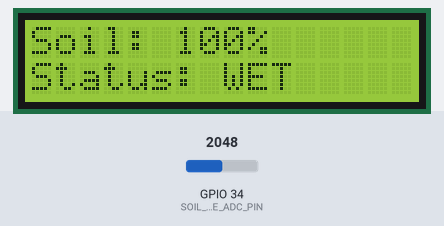
Recording of a sketch running on a simulated ESP32. On the bench: 16×2 character LCD. The inputs (shaded band) are chosen by the test bench; at power-on: GPIO 34 (SOIL_MOISTURE_ADC_PIN) = 2048 (analog values on the 0–4095 scale). What the sketch prints to the serial monitor is not drawn.

Above: at 3.3 s.
3.4 s: GPIO 34 (SOIL_MOISTURE_ADC_PIN) set to 2659
At 4.9 s:
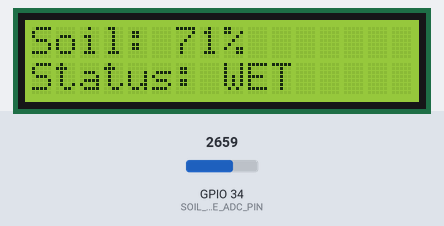
5.8 s: GPIO 34 (SOIL_MOISTURE_ADC_PIN) set to 2754
At 7.7 s:
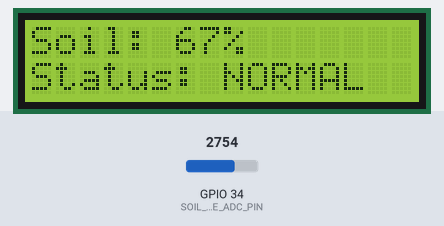
8.0 s: GPIO 34 (SOIL_MOISTURE_ADC_PIN) set to 3462
At 9.2 s:
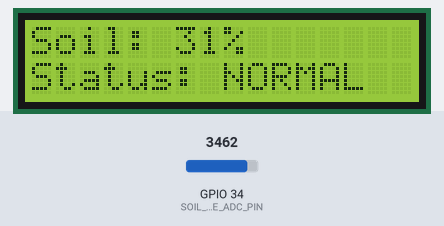
10.1 s: GPIO 34 (SOIL_MOISTURE_ADC_PIN) set to 3529
At 12.0 s:
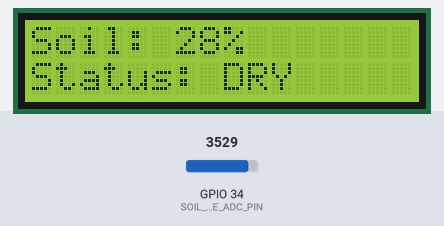
12.3 s: GPIO 34 (SOIL_MOISTURE_ADC_PIN) set to 2047
At 13.5 s:
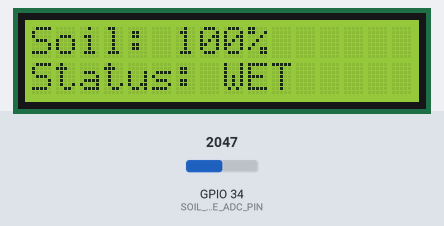
Timing chart, 0 to 15.3 s (numbered marks = the images above; inputs shaded):
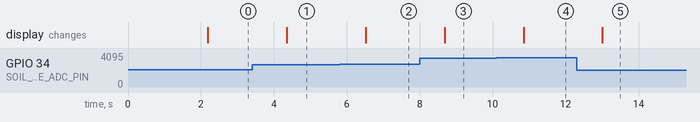

The sketch:

hardware_test.ino
```cpp
#include <LiquidCrystal_I2C.h>
#include <math.h>
#include <Wire.h>

constexpr int SOIL_MOISTURE_ADC_PIN = 34;
constexpr int DRY_ADC_VALUE = 4095;
constexpr int WET_ADC_VALUE = 2082;
constexpr int SAMPLE_COUNT = 10;
constexpr uint8_t LCD_I2C_ADDRESS = 0x27;

LiquidCrystal_I2C lcd(LCD_I2C_ADDRESS, 16, 2);
bool lcdDetected = false;

int readSoilRaw() {
  uint32_t total = 0;
  for (int sample = 0; sample < SAMPLE_COUNT; ++sample) {
    total += analogRead(SOIL_MOISTURE_ADC_PIN);
    delay(5);
  }
  return static_cast<int>(total / SAMPLE_COUNT);
}

float calibratedSoilPercent(int rawValue) {
  const float percent =
      (static_cast<float>(DRY_ADC_VALUE - rawValue) * 100.0f) /
      static_cast<float>(DRY_ADC_VALUE - WET_ADC_VALUE);
  return constrain(percent, 0.0f, 100.0f);
}

const char* soilStatus(float moisturePercent) {
  if (moisturePercent < 30.0f) return "DRY";
  if (moisturePercent < 70.0f) return "NORMAL";
  return "WET";
}

void writeLcdLine(uint8_t row, const String& text) {
  lcd.setCursor(0, row);
  lcd.print(text.substring(0, 16));
  for (size_t column = text.length(); column < 16; ++column) {
    lcd.print(' ');
  }
}

void setup() {
  Serial.begin(115200);
  analogReadResolution(12);
  analogSetPinAttenuation(SOIL_MOISTURE_ADC_PIN, ADC_11db);

  Wire.begin(21, 22);
  Serial.println("I2C scan starting");
  for (uint8_t address = 1; address < 127; ++address) {
    Wire.beginTransmission(address);
    const uint8_t error = Wire.endTransmission();
    if (error == 0) {
      Serial.printf("I2C device found at 0x%02X\n", address);
      if (address == LCD_I2C_ADDRESS) lcdDetected = true;
    }
  }

  lcd.init();
  lcd.backlight();
  writeLcdLine(0, "FloodGuard");
  writeLcdLine(1, lcdDetected ? "LCD Working" : "LCD not found");

  Serial.printf("LCD 0x%02X: %s\n", LCD_I2C_ADDRESS,
                lcdDetected ? "detected" : "not detected");
  Serial.println("Hardware test ready; WiFi is not used.");
  delay(2000);
}

void loop() {
  const int rawValue = readSoilRaw();
  const float moisturePercent = calibratedSoilPercent(rawValue);
  const char* status = soilStatus(moisturePercent);

  Serial.printf("Raw ADC: %d\n", rawValue);
  Serial.printf("Moisture: %.1f%%\n", moisturePercent);
  Serial.printf("Status: %s\n", status);

  writeLcdLine(0, "Soil: " + String(static_cast<int>(roundf(moisturePercent))) + "%");
  writeLcdLine(1, String("Status: ") + status);
  delay(1000);
}
```

Measured:
- the behaviour switches between 2685 and 2686 on GPIO 34 (SOIL_MOISTURE_ADC_PIN) (found by bisection; images 1 and 2)
- the behaviour switches between 3491 and 3492 on GPIO 34 (SOIL_MOISTURE_ADC_PIN) (found by bisection; images 3 and 4)
- after the input at 3.4 s, the display: changes after 0.95 s (image 1)
- after the input at 5.8 s, the display: changes after 0.72 s (image 2)
- after the input at 8.0 s, the display: changes after 0.68 s (image 3)
- after the input at 10.1 s, the display: changes after 0.75 s (image 4)
- after the input at 12.3 s, the display: changes after 0.71 s (image 5)
